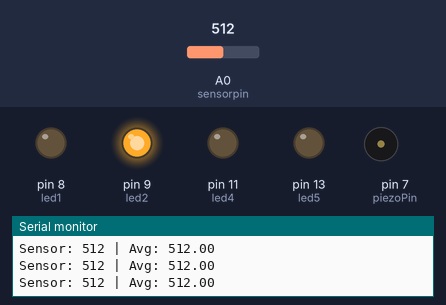
The sketch below on a simulated Arduino Uno, built with avr-gcc and run on an emulated ATmega328P. Shown: output pins drawn as LEDs (lit = HIGH), buzzer (waves = sounding, pin HIGH), the last lines printed to the serial monitor. Inputs (shaded band) come from the test bench; at power-on: A0 (sensorpin) = 512.

Above: at 1.2 s.
1.3 s: A0 (sensorpin) set to 716
At 1.51 s:
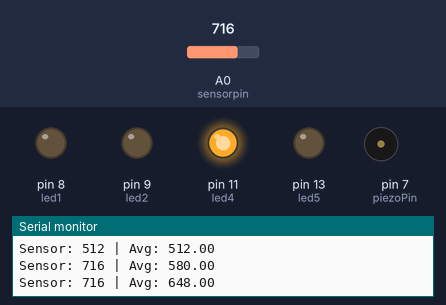
3.1 s: A0 (sensorpin) set to 511
At 3.33 s:
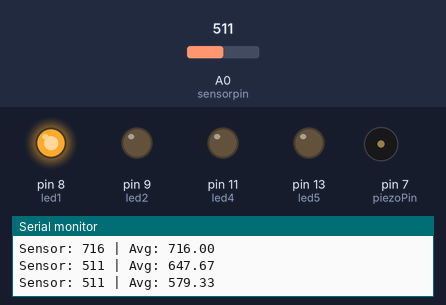
Timing chart, 0 to 6.1 s (numbered marks = the images above; inputs shaded):
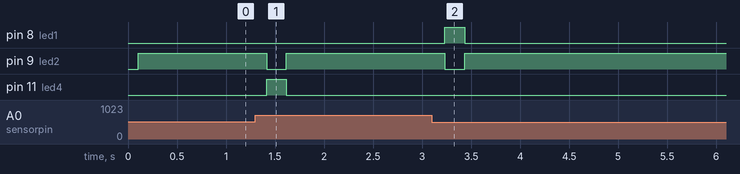

The sketch:

updated_task2code_kartik_2025ADPS0134H.ino
```cpp
int sensorpin = A0;
int sensor;
int s = 0;  // avg of pressure of t-1
int q = 0;  // avg of pressure at t-2

int led1 = 8;
int led2 = 9;
int led4 = 11;
int led5 = 13;
int piezoPin = 7;

const int WINDOW_SIZE = 3;
double buffer[WINDOW_SIZE] = {0};
int index = 0;
int count = 0;
double sum = 0;

double movingAverage(double newValue) {
  sum -= buffer[index];
  buffer[index] = newValue;
  sum += newValue;
  index = (index + 1) % WINDOW_SIZE;
  if (count < WINDOW_SIZE) count++;
  return sum / count;
}

void setup() {
  pinMode(led1, OUTPUT);
  pinMode(led2, OUTPUT);
  pinMode(led4, OUTPUT);
  pinMode(led5, OUTPUT);
  pinMode(piezoPin, OUTPUT);
  Serial.begin(9600);
}

void loop() {
  sensor = analogRead(sensorpin);
  double avg = movingAverage(sensor);

  Serial.print("Sensor: ");
  Serial.print(sensor);
  Serial.print(" | Avg: ");
  Serial.println(avg);

  // working of LEDs
  if (avg < s && s < q) {
    digitalWrite(led1, HIGH);
    digitalWrite(led2, LOW);
    digitalWrite(led4, LOW);
    digitalWrite(led5, LOW);
  }
  else if (avg == s) {
    digitalWrite(led1, LOW);
    digitalWrite(led2, HIGH);
    digitalWrite(led4, LOW);
    digitalWrite(led5, LOW);
  }
  else if (avg > s && s < q) {
    digitalWrite(led1, LOW);
    digitalWrite(led2, LOW);
    digitalWrite(led4, HIGH);
    digitalWrite(led5, HIGH);
  }
  else if (avg > s && s > q) {
    digitalWrite(led1, LOW);
    digitalWrite(led2, LOW);
    digitalWrite(led4, HIGH);
    digitalWrite(led5, LOW);
  }
  //piezo working
  if (q > s && avg > s) {
    tone(piezoPin, 1000, 300); // 1 kHz for 300 ms
  }

  q = s;
  s = avg;
  delay(100);
}
```

Measured:
- after the input at 1.3 s, pin 9 (led2): HIGH → LOW after 0.11 s, → HIGH 0.20 s later; pin 11 (led4): LOW → HIGH after 0.11 s, → LOW 0.20 s later
- after the input at 3.1 s, pin 8 (led1): LOW → HIGH after 0.13 s, → LOW 0.20 s later; pin 9 (led2): HIGH → LOW after 0.13 s, → HIGH 0.20 s later
